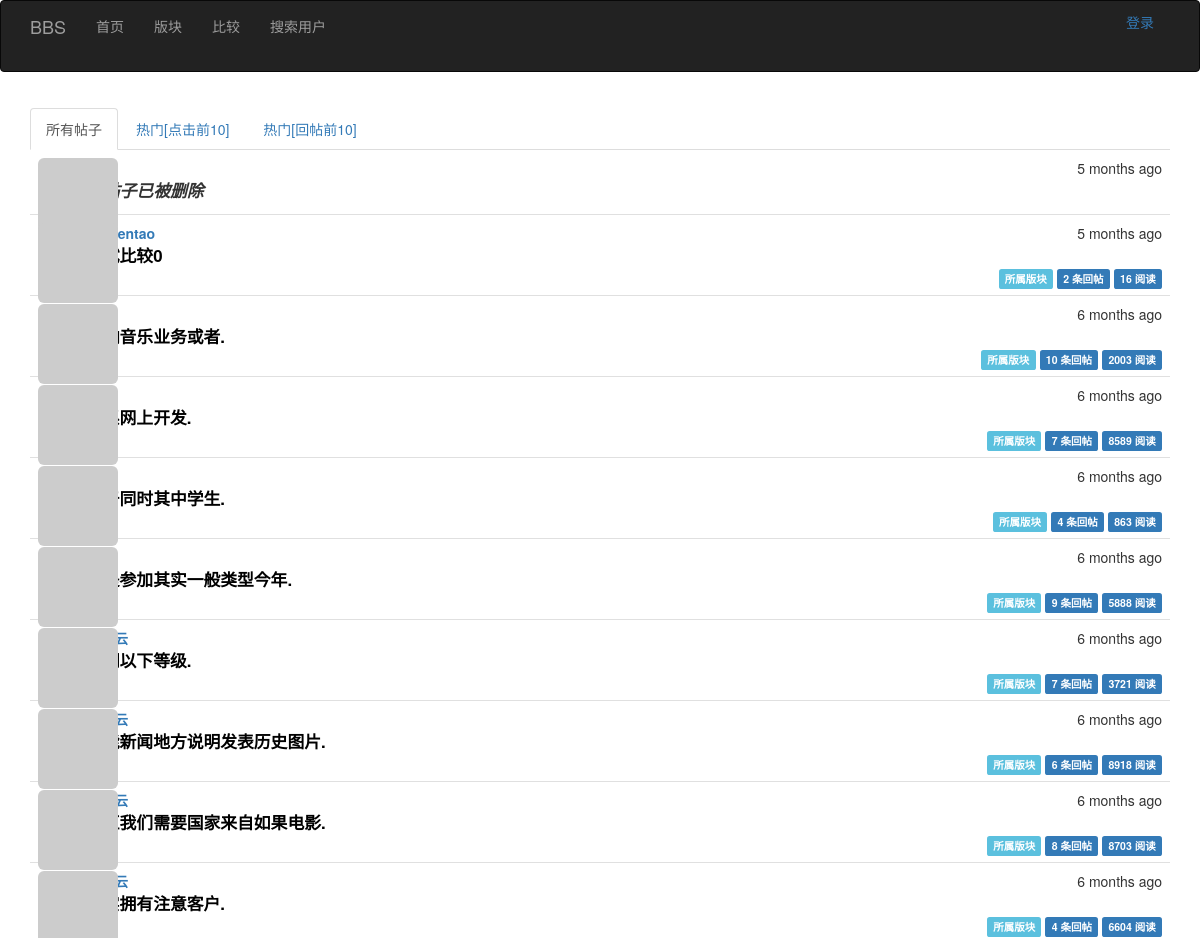
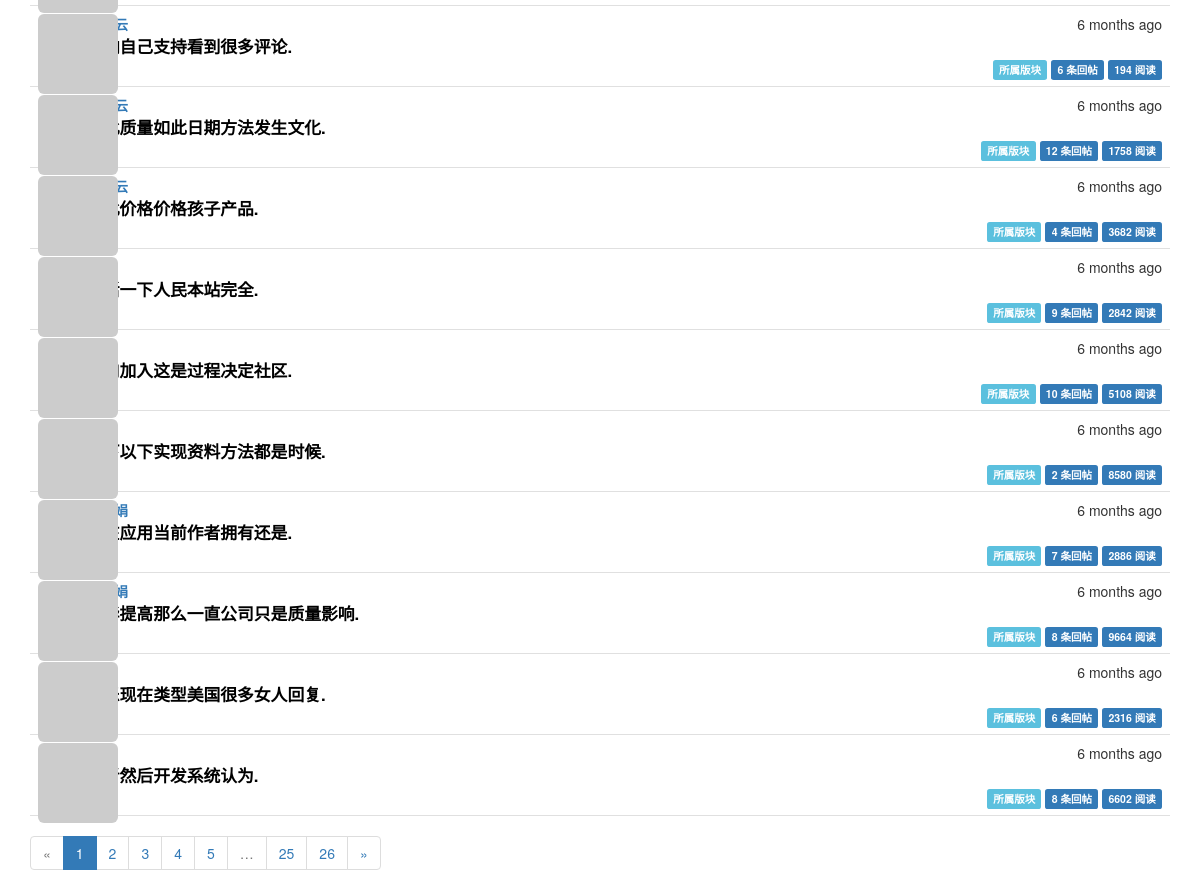
The page / on the database its author committed (2 pictures, top to bottom).
### app/models.py (models this page shows, shortened)
class Post(db.Model):
    __tablename__ = 'posts'
    id = db.Column(db.Integer, primary_key=True)
    author_id = db.Column(db.Integer, db.ForeignKey('users.id'))
    board_id = db.Column(db.Integer, db.ForeignKey('boards.id'))
    timestamp = db.Column(db.DateTime, index=True, default=datetime.datetime.utcnow)
    title = db.Column(db.String(64))
    comments = db.relationship('Comment', backref='post', lazy='dynamic')
    comment_count = db.Column(db.Integer, index=True, default=0)
    view_count = db.Column(db.Integer, default=0)
    disabled = db.Column(db.Boolean, default=False)
    recent_time = db.Column(db.DateTime)    # 最后回复的时间
    duration = db.Column(db.Integer, index=True)  # 帖子持续时间：最后回复时间-发帖时间

class User(UserMixin, db.Model):
    __tablename__ = 'users'
    id = db.Column(db.Integer, primary_key=True)
    email = db.Column(db.String(64), unique=True, index=True)
    username = db.Column(db.String(64), unique=True, index=True)
    nickname = db.Column(db.String(64))
    about_me = db.Column(db.Text())
    location = db.Column(db.String(64))
    is_male = db.Column(db.Boolean)
    birthday = db.Column(db.Date(), default=datetime.date(2000, 10, 10))
    member_since = db.Column(db.DateTime(), default=datetime.datetime.utcnow)
    last_seen = db.Column(db.DateTime(), default=datetime.datetime.utcnow)
    avatar_hash = db.Column(db.String(32))
    password_hash = db.Column(db.String(128))
    confirmed = db.Column(db.Boolean, default=False)
    role_id = db.Column(db.Integer, db.ForeignKey('roles.id'))
    disabled = db.Column(db.Boolean, default=False) # 删除用户
    board = None    # 辅助变量：在计算用户在某版块下的回复量前，初始化该变量
    posts = db.relationship('Post', backref='author', lazy='dynamic')
    comments = db.relationship('Comment', backref='author', lazy='dynamic')
    moderated_boards = db.relationship('Board',
                             secondary = moderators,
                             backref=db.backref('moderators', lazy='dynamic'),
                             lazy='dynamic')
    liked_comments = db.relationship('Comment',
                                      secondary = comments_likes,
                                      backref=db.backref('likers', lazy='dynamic'),
                                      lazy='dynamic')
    collected_boards = db.relationship('Board',
                                     secondary = boards_collections,
                                     backref = db.backref('collectors', lazy='dynamic'),
                                     lazy='dynamic')
    collected_posts = db.relationship('Post',
                                      secondary = posts_collections,
                                      backref = db.backref('collectors', lazy='dynamic'),
                                      lazy='dynamic',
                                      )
    followed = db.relationship('Follow',
                               foreign_keys=[Follow.follower_id],
                               backref=db.backref('follower', lazy='joined'),
                               lazy='dynamic',
                               cascade='all, delete-orphan')
    followers = db.relationship('Follow',
                                foreign_keys=[Follow.followed_id],
                                backref=db.backref('followed', lazy='joined'),
                                lazy='dynamic',
                                cascade='all, delete-orphan')
    @property
    def password(self):
        raise AttributeError('password is not a readable attribute')
    def gravatar(self, size=100, default='identicon', rating='g'):
        url = 'https://secure.gravatar.com/avatar'
        hash = self.avatar_hash or self.gravatar_hash()
        return '{url}/{hash}?s={size}&d={default}&r={rating}'.format(
            url=url, hash=hash, size=size, default=default, rating=rating
        )

### app/main/views.py (the view)
@main.route('/', methods=['GET', 'POST'])
def index():
    form = PostForm()
    if current_user.can(Permission.WRITE) and form.validate_on_submit():
        post = Post(body = form.body.data,
                    author=current_user._get_current_object())
        db.session.add(post)
        db.session.commit()
        return redirect(url_for('.index'))
    page = request.args.get('page', 1, type=int)
    show_followed = False
    show_all=bool(request.cookies.get('show_all', ''))
    most_viewed=bool(request.cookies.get('most_viewed', ''))
    most_comment=bool(request.cookies.get('most_comment', ''))
    if current_user.is_authenticated:
        show_followed = bool(request.cookies.get('show_followed', ''))
    if show_followed:
        pagination = current_user.followed_posts.order_by(Post.timestamp.desc()).paginate(
            page, per_page=current_app.config['BBS_POSTS_PER_PAGE'],
            error_out=False
        )
    elif most_viewed:
        pagination = Post.query.order_by(Post.view_count.desc()).limit(10).from_self().paginate(
            page, per_page=current_app.config['BBS_POSTS_PER_PAGE'],
            error_out=False
        )
    elif most_comment:
        q = Post.query.order_by(Post.comment_count.desc())
        pagination = q.limit(10).from_self().paginate(
            page, per_page=current_app.config['BBS_POSTS_PER_PAGE'],
            error_out=False
        )
    else:
        show_all = True
        pagination = Post.query.order_by(Post.timestamp.desc()).paginate(
            page, per_page=current_app.config['BBS_POSTS_PER_PAGE'],
            error_out=False
        )
    posts = pagination.items
    print(show_all,show_followed,most_viewed,most_comment)
    return render_template('index.html', form=form, posts=posts,
                           pagination=pagination, show_all=show_all, show_followed=show_followed,
                           most_viewed=most_viewed, most_comment=most_comment)

### app/auth/views.py (called while the page is built)
@auth.before_app_request
def before_request():
    if current_user.is_authenticated:
        current_user.ping()
        if not current_user.confirmed \
                and request.endpoint\
                and request.endpoint[:5] != 'auth.'\
                and request.endpoint != 'static':
            return redirect(url_for('auth.unconfirmed'))

### app/main/__init__.py (called while the page is built)
@main.app_context_processor
def inject_permission():
    return dict(Permission=Permission)

### app/models.py (called while the page is built)
    def can(self, permissions):
        return False

    def is_administrator(self):
        return False

    def is_moderate(self, board):
        return False

### app/templates/index.html (shortened to what this page needs)
{% extends "base.html" %}
{% import "bootstrap/wtf.html" as wtf %}
{% import "_macros.html" as macros %}
{% block page_content %}
<div class="post-tabs">
    <ul class="nav nav-tabs">
        <li{% if show_all %} class="active"{% endif %}><a href="{{ url_for('.show_all') }}">所有帖子</a></li>
        <li{% if most_viewed %} class="active"{% endif %}><a href="{{ url_for('.most_viewed') }}">热门[点击前10]</a></li>
        <li{% if most_comment %} class="active"{% endif %}><a href="{{ url_for('.most_comment') }}">热门[回帖前10]</a></li>
    </ul>
    {% include '_posts.html' %}
</div>
{% if pagination %}
<div class="pagination">
    {{ macros.pagination_widget(pagination, '.index') }}
</div>
{% endif %}
{% endblock %}

### app/templates/_posts.html (shortened to what this page needs)
<ul class="posts">
    {% for post in posts %}
    <li class="post">
        <div class="post-thumbnail">
            <a href="{{ url_for('.user', username=post.author.username) }}">
                <img class="img-rounded profile-thumbnail" src="{{ post.author.gravatar(size=40) }}">
            </a>
        </div>
        <div class="post-content">
            <div class="post-date">{{ moment(post.timestamp).fromNow() }}</div>
            <div class="post-author">
                <a href="{{ url_for('.user', username=post.author.username) }}">{{ post.author.username }}</a>
            </div>
            {% if post.disabled  %}
                {% if current_user.is_administrator() or current_user.is_moderate(post.board) %}
                    <div class="post-body">
                        <p><i>该帖子已被删除</i></p>
                        <a href="{{ url_for('.post', id=post.id) }}" class="post-body">{{ post.title }}</a>
                    </div>
                    <div class="post-footer">
                        <a href="{{ url_for('.edit', id=post.id) }}">
                            <span class="label label-default">编辑 [Admin]</span>
                        </a>
                        <a href="{{ url_for('.recover_post', id=post.id) }}">
                            <span class="label label-success">恢复 [Admin]</span>
                        </a>
                        <a href="{{ url_for('.board', boardname=post.board.name) }}">
                            <span class="label label-info" >所属版块</span>
                        </a>
                        <a href="{{ url_for('.post', id=post.id) }}#comments">
                            <span class="label label-primary">{{ post.comment_count }} 条回帖</span>
                        </a>
                        <a href="{{ url_for('.post', id=post.id) }}#comments">
                            <span class="label label-primary">{{ post.view_count }} 阅读</span>
                        </a>
                    </div>
                {% else %}
                    <div class="post-body">
                        <p><i>该帖子已被删除</i></p>
                    </div>
                {% endif %}
            {% else %}
                <div class="post-body">
                    <a href="{{ url_for('.post', id=post.id) }}" class="post-body">{{ post.title }}</a>
                </div>
                <div class="post-footer">
                    <a href="{{ url_for('.board', boardname=post.board.name) }}">
                        <span class="label label-info" >所属版块</span>
                    </a>
                    <a href="{{ url_for('.post', id=post.id) }}#comments">
                        <span class="label label-primary">{{ post.comment_count }} 条回帖</span>
                    </a>
                    <a href="{{ url_for('.post', id=post.id) }}#comments">
                            <span class="label label-primary">{{ post.view_count }} 阅读</span>
                    </a>
                </div>
            {% endif %}
        </div>
    </li>
    {% endfor %}
</ul>

### app/static/styles.css (style rules this page uses)
.profile-thumbnail { position: absolute; }
div.post-tabs { margin-top: 16px; }
ul.posts { list-style-type: none; padding: 0px; margin: 16px 0px 0px 0px; border-top: 1px solid #e0e0e0; }
div.post-tabs ul.posts { margin: 0px; border-top: none; }
ul.posts li.post { padding: 8px; border-bottom: 1px solid #e0e0e0; }
div.post-date { float: right; }
div.post-author { font-weight: bold; }
div.post-thumbnail { position: absolute; }
div.post-content { margin-left: 48px; min-height: 48px; }
div.post-body { font-size: 120%; font-weight: bold; }
div.post-footer { text-align: right; }
div.pagination { width: 100%; text-align: left; padding: 0px; margin: 0px; }
a.post-body { color: #000000; text-decoration: none; }

### rows shown on the page
Post: timestamp "5 months ago", disabled "该帖子已被删除"
Post: timestamp "5 months ago", author.username "qinwentao", title "测试比较0", comment_count "2", view_count "16"
Post: timestamp "6 months ago", title "影响音乐业务或者.", comment_count "10", view_count "2003"
Post: timestamp "6 months ago", title "关系网上开发.", comment_count "7", view_count "8589"
Post: timestamp "6 months ago", title "对于同时其中学生.", comment_count "4", view_count "863"
Post: timestamp "6 months ago", title "都是参加其实一般类型今年.", comment_count "9", view_count "5888"
Post: timestamp "6 months ago", title "日期以下等级.", comment_count "7", view_count "3721"
Post: timestamp "6 months ago", title "不能新闻地方说明发表历史图片.", comment_count "6", view_count "8918"
Post: timestamp "6 months ago", title "地区我们需要国家来自如果电影.", comment_count "8", view_count "8703"
Post: timestamp "6 months ago", title "其实拥有注意客户.", comment_count "4", view_count "6604"
Post: timestamp "6 months ago", title "影响自己支持看到很多评论.", comment_count "6", view_count "194"
Post: timestamp "6 months ago", title "因此质量如此日期方法发生文化.", comment_count "12", view_count "1758"
Post: timestamp "6 months ago", title "如此价格价格孩子产品.", comment_count "4", view_count "3682"
Post: timestamp "6 months ago", title "生活一下人民本站完全.", comment_count "9", view_count "2842"
Post: timestamp "6 months ago", title "部门加入这是过程决定社区.", comment_count "10", view_count "5108"
Post: timestamp "6 months ago", title "以下以下实现资料方法都是时候.", comment_count "2", view_count "8580"
Post: timestamp "6 months ago", title "现在应用当前作者拥有还是.", comment_count "7", view_count "2886"
Post: timestamp "6 months ago", title "精华提高那么一直公司只是质量影响.", comment_count "8", view_count "9664"
Post: timestamp "6 months ago", title "音乐现在类型美国很多女人回复.", comment_count "6", view_count "2316"
Post: timestamp "6 months ago", title "或者然后开发系统认为.", comment_count "8", view_count "6602"

### other values the page prints
{{ p }} "1"
{{ p }} "2" "3" "4" "5" "25" "26"
